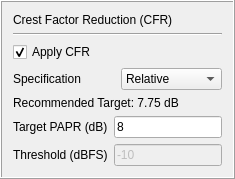
               <widget class="QFrame" name="gen_CFR_frame">
                <property name="frameShape">
                 <enum>QFrame::Box</enum>
                </property>
                <property name="frameShadow">
                 <enum>QFrame::Raised</enum>
                </property>
                <layout class="QVBoxLayout" name="verticalLayout_24">
                 <item>
                  <widget class="QLabel" name="gen_CFR_lb">
                   <property name="sizePolicy">
                    <sizepolicy hsizetype="Minimum" vsizetype="Fixed">
                     <horstretch>0</horstretch>
                     <verstretch>0</verstretch>
                    </sizepolicy>
                   </property>
                   <property name="font">
                    <font>
                     <underline>false</underline>
                    </font>
                   </property>
                   <property name="cursor">
                    <cursorShape>ArrowCursor</cursorShape>
                   </property>
                   <property name="text">
                    <string>Crest Factor Reduction (CFR)</string>
                   </property>
                  </widget>
                 </item>
                 <item>
                  <widget class="Line" name="gen_CFR_h_line">
                   <property name="orientation">
                    <enum>Qt::Horizontal</enum>
                   </property>
                  </widget>
                 </item>
                 <item>
                  <widget class="QCheckBox" name="gen_applyCFR_chb">
                   <property name="text">
                    <string>Apply CFR</string>
                   </property>
                   <property name="checked">
                    <bool>true</bool>
                   </property>
                  </widget>
                 </item>
                 <item>
                  <layout class="QHBoxLayout" name="horizontalLayout_16">
                   <item>
                    <widget class="QLabel" name="gen_specification_lb">
                     <property name="text">
                      <string>Specification</string>
                     </property>
                    </widget>
                   </item>
                   <item>
                    <widget class="QComboBox" name="gen_specification_cmb">
                     <item>
                      <property name="text">
                       <string>Relative</string>
                      </property>
                     </item>
                     <item>
                      <property name="text">
                       <string>Absolute</string>
                      </property>
                     </item>
                    </widget>
                   </item>
                  </layout>
                 </item>
                 <item>
                  <widget class="QLabel" name="gen_recommendedTarget_lb">
                   <property name="sizePolicy">
                    <sizepolicy hsizetype="Minimum" vsizetype="Fixed">
                     <horstretch>0</horstretch>
                     <verstretch>0</verstretch>
                    </sizepolicy>
                   </property>
                   <property name="text">
                    <string>Recommended Target: 7.75 dB</string>
                   </property>
                  </widget>
                 </item>
                 <item>
                  <layout class="QHBoxLayout" name="horizontalLayout_17">
                   <item>
                    <widget class="QLabel" name="gen_PAPR_lb">
                     <property name="text">
                      <string>Target PAPR (dB)</string>
                     </property>
                    </widget>
                   </item>
                   <item>
                    <widget class="QLineEdit" name="gen_PAPR_le">
                     <property name="sizePolicy">
                      <sizepolicy hsizetype="Minimum" vsizetype="Fixed">
                       <horstretch>0</horstretch>
                       <verstretch>0</verstretch>
                      </sizepolicy>
                     </property>
                     <property name="text">
                      <string>8</string>
                     </property>
                    </widget>
                   </item>
                  </layout>
                 </item>
                 <item>
                  <layout class="QHBoxLayout" name="horizontalLayout_18">
                   <item>
                    <widget class="QLabel" name="gen_threshold_lb">
                     <property name="text">
                      <string>Threshold (dBFS)</string>
                     </property>
                    </widget>
                   </item>
                   <item>
                    <widget class="QLineEdit" name="gen_threshold_le">
                     <property name="enabled">
                      <bool>false</bool>
                     </property>
                     <property name="sizePolicy">
                      <sizepolicy hsizetype="Minimum" vsizetype="Fixed">
                       <horstretch>0</horstretch>
                       <verstretch>0</verstretch>
                      </sizepolicy>
                     </property>
                     <property name="text">
                      <string>-10</string>
                     </property>
                    </widget>
                   </item>
                  </layout>
                 </item>
                </layout>
               </widget>
